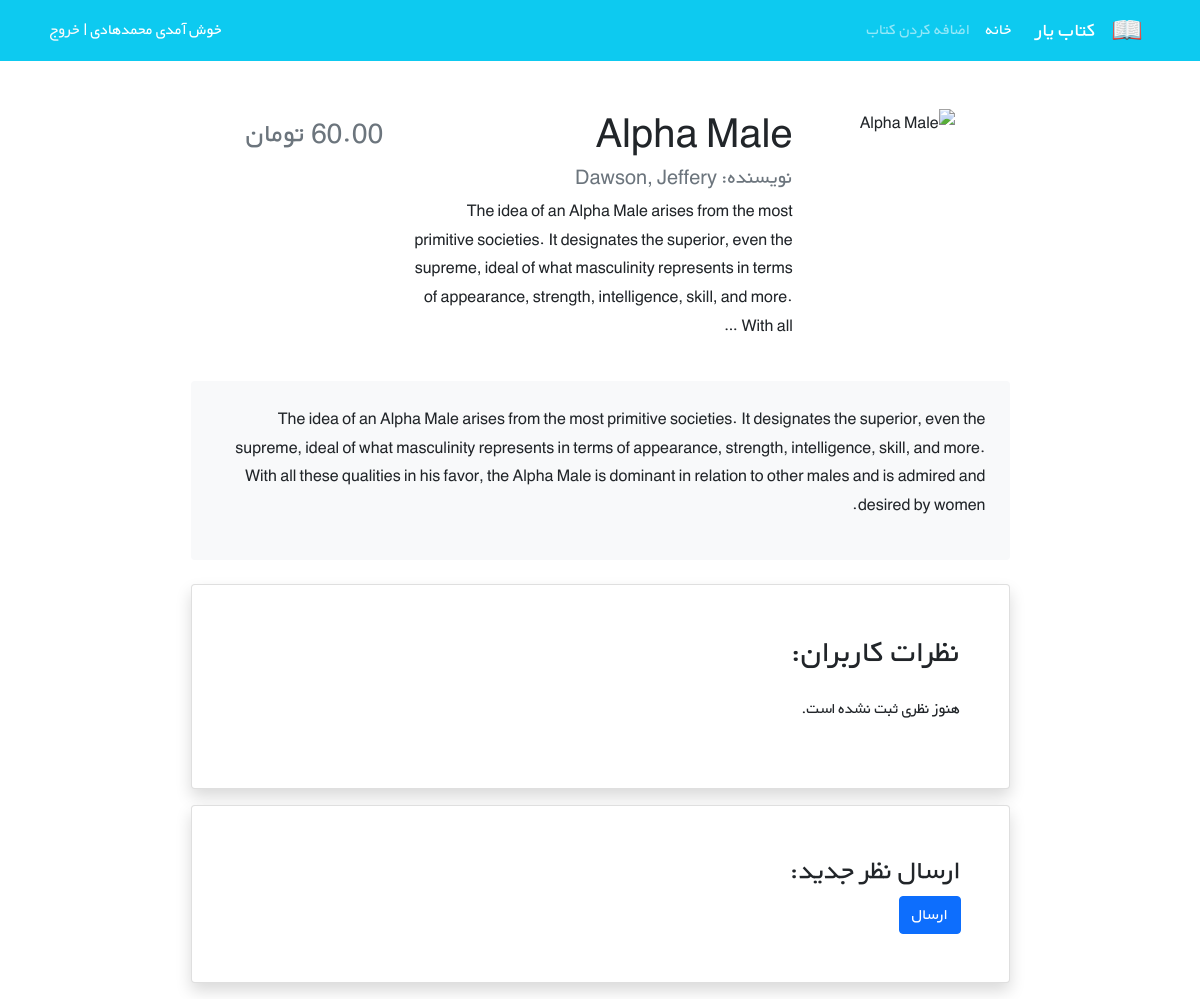
Page /book/7/ on the committed database.
### books/models.py (models this page shows, shortened)
class Books(models.Model):
    title = models.CharField(max_length=200)
    author=models.CharField(max_length=200)
    description=models.TextField()
    price=models.DecimalField(max_digits=5,decimal_places=2)

### books/views.py (the view)
# urls.py: path('<int:pk>/', BookDetailView.as_view(), name='book_detail'),
class BookDetailView(generic.DetailView):
    model = Books
    template_name = 'books/book_detail.html'
    context_object_name = 'book'

### books/templates/books/book_detail.html (shortened to what this page needs)
{% extends "_base.html" %}
{% block content %}
<div class="container mt-5" dir="rtl">
    <div class="row justify-content-center w-sm-75 w-100 mx-auto">
        <div class="col-md-3 text-center">
            <img src="{{ book.cover_url }}" alt="{{ book.title }}" class="img-fluid rounded" style="max-height: 240px;">
        </div>
        <div class="col-md-6 text-end">
            <h1>{{ book.title }}</h1>
            <h5 class="text-muted">نویسنده: {{ book.author }}</h5>
            <p>{{ book.description|truncatewords:35 }}</p>
        </div>
        <div class="col-md-3 text-end">
            <h3 class="text-muted pt-2">{{ book.price }} تومان</h3>
        </div>
    </div>
    <div class="my-4 p-4 bg-light rounded w-sm-75 w-100 mx-auto">
        <p>{{ book.description }}</p>
    </div>
    <div class="card shadow my-3 p-5 w-sm-75 w-100 mx-auto">
        <h2 class="mb-4">نظرات کاربران:</h2>
        {% for comment in book.comments.all %}
            <div class="border-bottom mb-3">
                <h5>{{ comment.author_name }}</h5>
                <p>{{ comment.text }}</p>
            </div>
        {% empty %}
            <p>هنوز نظری ثبت نشده است.</p>
        {% endfor %}
    </div>
    <div class="card shadow my-3 p-5 w-sm-75 w-100 mx-auto">
        <h3>ارسال نظر جدید:</h3>
        <form method="POST">
            <button type="submit" class="btn btn-primary">ارسال</button>
        </form>
    </div>
</div>
{% endblock %}

### books/static/css/style.css (style rules this page uses)
* { font-family: 'BYekan', sans-serif; line-height: 1.8rem; }
@media (min-width: 576px) { .w-sm-75 { width: 75%!important; } }

### rows in the picture
Books: title "Alpha Male", author "Dawson, Jeffery", description "The idea of an Alpha Male arises from the most primitive societies. It designates the superior, even the supreme, ideal of what masculinity represents in terms of appearance, strength, intelligence, skill, and more. With all …", description "The idea of an Alpha Male arises from the most primitive societies. It designates the superior, even the supreme, ideal of what masculinity represents in terms of appearance, strength, intelligence, skill, and more. With all these qualities in his favor, the Alpha Male is dominant in relation to other males and is admired and desired by women."
